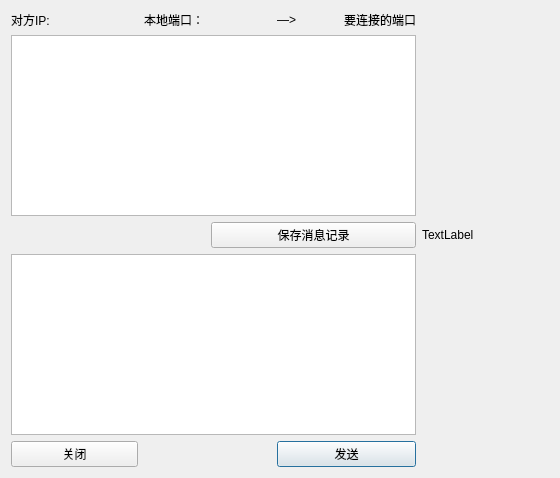
<?xml version="1.0" encoding="UTF-8"?>
<ui version="4.0">
 <class>ChatDialog</class>
 <widget class="QDialog" name="ChatDialog">
  <property name="geometry">
   <rect>
    <x>0</x>
    <y>0</y>
    <width>560</width>
    <height>478</height>
   </rect>
  </property>
  <property name="windowTitle">
   <string>Dialog</string>
  </property>
  <layout class="QGridLayout" name="gridLayout">
   <item row="3" column="0" colspan="6">
    <widget class="QTextEdit" name="newsTextEdit"/>
   </item>
   <item row="0" column="2">
    <widget class="QLabel" name="label_7">
     <property name="text">
      <string>本地端口：</string>
     </property>
    </widget>
   </item>
   <item row="0" column="6" colspan="2">
    <widget class="QLabel" name="otherportlabel">
     <property name="text">
      <string/>
     </property>
    </widget>
   </item>
   <item row="0" column="0">
    <widget class="QLabel" name="label_3">
     <property name="text">
      <string>对方IP:</string>
     </property>
    </widget>
   </item>
   <item row="4" column="4" colspan="2">
    <widget class="QPushButton" name="sendButton">
     <property name="text">
      <string>发送</string>
     </property>
    </widget>
   </item>
   <item row="1" column="6" rowspan="3" colspan="2">
    <widget class="QLabel" name="label_2">
     <property name="text">
      <string>TextLabel</string>
     </property>
    </widget>
   </item>
   <item row="0" column="1">
    <widget class="QLabel" name="otheriplabel">
     <property name="text">
      <string/>
     </property>
    </widget>
   </item>
   <item row="0" column="5">
    <widget class="QLabel" name="label_5">
     <property name="text">
      <string>要连接的端口</string>
     </property>
    </widget>
   </item>
   <item row="0" column="4">
    <widget class="QLabel" name="label_4">
     <property name="text">
      <string>—&gt;</string>
     </property>
    </widget>
   </item>
   <item row="1" column="0" colspan="6">
    <widget class="QTextBrowser" name="newstextBrowser"/>
   </item>
   <item row="4" column="0" colspan="2">
    <widget class="QPushButton" name="closeButton">
     <property name="text">
      <string>关闭</string>
     </property>
    </widget>
   </item>
   <item row="2" column="3" colspan="3">
    <widget class="QPushButton" name="pushButton">
     <property name="text">
      <string>保存消息记录</string>
     </property>
    </widget>
   </item>
   <item row="0" column="3">
    <widget class="QLabel" name="myportlabel">
     <property name="text">
      <string/>
     </property>
    </widget>
   </item>
  </layout>
 </widget>
 <resources/>
 <connections/>
</ui>
